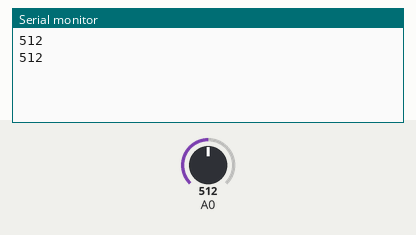
Recording of a sketch running on a simulated Arduino Uno, built with avr-gcc and run on an emulated ATmega328P. On the bench: the last lines printed to the serial monitor. The inputs (shaded band) are chosen by the test bench; at power-on: A0 = 512.

Above: at 1.8 s.
1.9 s: A0 set to 716
At 2.8 s:
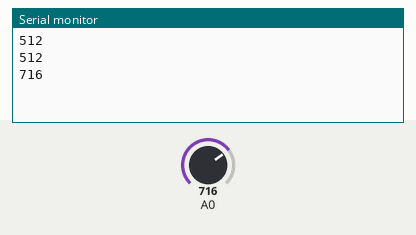
3.4 s: A0 set to 900
At 4.5 s:
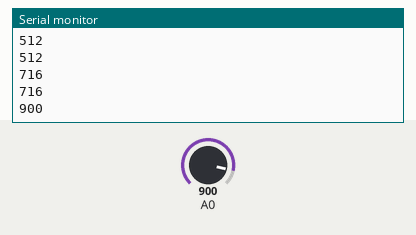
Timing chart, 0 to 6.4 s (numbered marks = the images above; inputs shaded):
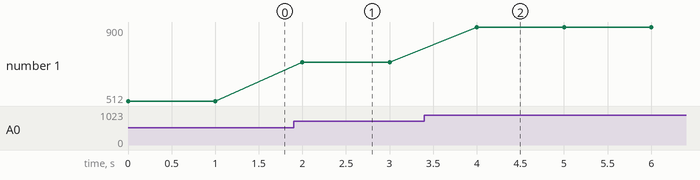

The sketch:

entrada_analogica.ino
```cpp
void setup() {
  Serial.begin(9600);
  pinMode(A0,INPUT);
}

void loop() {
  int pot;
  pot = analogRead(A0);
  Serial.println(pot);
  delay(1000);
}
```

Measured:
- after the input at 1.9 s, the serial monitor: prints a new line after 0.10 s (image 1)
- after the input at 3.4 s, the serial monitor: prints a new line after 0.60 s (image 2)
- plotted number 1: 512 → 716 after the input at 1.9 s, 716 → 900 after the input at 3.4 s
